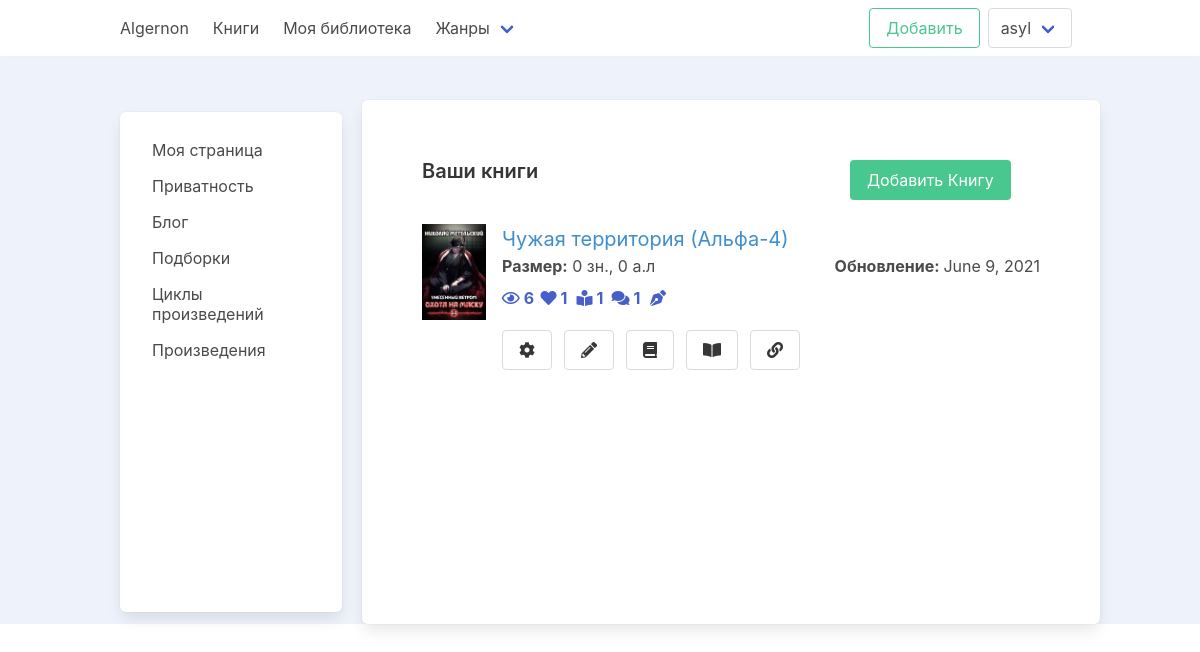
/u/works/ (signed in), run on the app's committed database.
### account/models.py (models this page shows, shortened)
class CustomUser(AbstractUser):
    USERNAME_FIELD = 'email'
    REQUIRED_FIELDS = ['username']
    email = models.EmailField(_('Email'), unique=True)
    DS = "Don't Show"
    MALE = "Male"
    FEMALE = "Female"
    GENDER_CHOICES = (
        (DS, _("Don't Show")),
        (MALE, _("Male")),
        (FEMALE, _("Female"))
    )
    ONLY_MONTH_AND_DAY = "Only month and day"
    SHOW = "Show"
    BIRTHDAY_CHOICES = (
        (DS, _("Don't Show")),
        (ONLY_MONTH_AND_DAY, _("Only month and day")),
        (SHOW, _("Show birthday"))
    )
    slug = models.SlugField(unique=True, null=True, blank=True)
    image = models.ImageField(upload_to='profile/%Y/%m-%d', default='images/no-image.png', blank=True)
    name = models.CharField(max_length=250, unique=True)
    status = models.CharField(max_length=250, null=True, blank=True)
    birthday = models.DateField(null=True, blank=True)
    birthday_visibility = models.CharField(max_length=40, choices=BIRTHDAY_CHOICES, default=DS)
    gender = models.CharField(max_length=50, choices=GENDER_CHOICES, default=DS)
    information = QuillField(max_length=1000, null=True, blank=True)
    def get_absolute_url(self):
        return reverse('account:profile', args=[self.slug])
    def get_account_lib_url(self):
        return reverse('account:library', args=[self.slug])

### books/models.py (models this page shows, shortened)
class Book(models.Model):
    BOOK_CHOICES = (
        ("A", _("All")),
        ("O", _("Only friends")),
        ("N", _("Nobody"))
    )
    STATUS_CHOICES = (
        ("F", _("Finished")),
        ("D", _("Draft")),
        ("N", _("Not finished"))
    )
    author = models.ForeignKey(
        settings.AUTH_USER_MODEL,
        on_delete=models.CASCADE,
        related_name="books",
        verbose_name=_("Author")
    )
    cover = models.ImageField(upload_to="images/%Y-%m-%d/", default='images/no-image.jpg')
    title = models.CharField(max_length=150, unique=True, verbose_name=_("Book Name"))
    type = models.ForeignKey(
        Type,
        on_delete=models.SET_NULL,
        null=True,
        related_name="books",
        verbose_name=_("Book Type")
    )
    genre = models.ForeignKey(
        Genre,
        on_delete=models.SET_NULL,
        null=True,
        blank=True,
        related_name="books",
        verbose_name=_("Genre of the book")
    )
    cycle = models.ForeignKey(
        Cycle,
        on_delete=models.PROTECT,
        null=True,
        blank=True,
        related_name="books",
        verbose_name=_("Book Cycle")
    )
    description = models.TextField(max_length=1000, null=True, blank=True)
    remark = models.TextField(max_length=1000, null=True, blank=True)
    status = models.CharField(max_length=2, choices=STATUS_CHOICES, default="N")
    is_introductory = models.BooleanField(default=False)
    is_eighteen_plus = models.BooleanField(default=False)
    is_published = models.BooleanField(default=False)
    can_comment = models.CharField(max_length=2, choices=BOOK_CHOICES, default="N")
    can_read = models.CharField(max_length=2, choices=BOOK_CHOICES, default="N")
    can_download = models.CharField(max_length=2, choices=BOOK_CHOICES, default="N")
    views = models.PositiveIntegerField(default=0)
    created_at = models.DateTimeField(auto_now_add=True)
    updated_at = models.DateTimeField(auto_now=True)
    class Meta:
        verbose_name = _("Book Info")
        verbose_name_plural = _("Books Info")
    def get_first_chapter(self):
        return reverse('reader:read_book', args=[self.id])
    def get_total_len(self):
        chapters = self.chapters.all()
        return sum([chapter.get_chapter_len() for chapter in chapters])
    def get_total_author_list_len(self):
        chapters = self.chapters.all()
        return round(sum([chapter.get_chapter_author_list_len() for chapter in chapters]), 2)
    def get_comment_count(self):
        return len([comment for comment in self.comments.all()])
    @property
    def get_likes_count(self):
        return Like.objects.filter(book=self).count()
    @property
    def get_views_count(self):
        return self.views
    @property
    def get_readers_count(self):
        return self.library_books.count()

### comments/models.py (models this page shows, shortened)
class Comment(models.Model):
    user = models.ForeignKey(
        settings.AUTH_USER_MODEL,
        on_delete=models.CASCADE,
        related_name='comments'
    )
    book = models.ForeignKey(
        Book,
        on_delete=models.CASCADE,
        related_name='comments'
    )
    parent = models.ForeignKey(
        'self',
        on_delete=models.CASCADE,
        null=True,
        blank=True,
        related_name='replies'
    )
    comment_text = models.CharField(max_length=500)
    created_at = models.DateTimeField(auto_now_add=True)

### authors/views.py (the view)
# urls.py: path('works/', views.AuthorsCreatedBookList.as_view(), name='author_books'),
class AuthorsCreatedBookList(LoginRequiredMixin, ListView):
    template_name = 'authors/created_books.html'
    model = Book
    context_object_name = 'books'
    def get_queryset(self, *args, **kwargs):
        author = self.request.user
        return Book.objects.filter(author=author)
    def get_context_data(self, *, object_list=None, **kwargs):
        context = super().get_context_data(**kwargs)
        context['author'] = self.request.user
        return context

### books/custom_context_processor.py (called while the page is built)
def genre_list(request):
    return {
        'genres': Genre.objects.all()
    }

### templates/authors/created_books.html (shortened to what this page needs)
{% extends 'profile_base.html' %}
{% load static %}
{% block content %}
    <section class="section">
        <div class="columns">
            <div class="column is-4"><h1 class="title is-5">Ваши книги</h1></div>
            <div class="column is-4 is-offset-4">
                <a href="{% url 'books:new_book' %}" class="button is-success">Добавить Книгу</a>
            </div>
        </div>
        <div class="columns">
            <div class="column">
                {% for book in books %}
                    <article class="media">
                        <figure class="media-left">
                            <p class="image is-64x64">
                                <a href="{% url 'books:update_book' book.id %}"><img src="{{ book.cover.url }}" alt=""></a>
                            </p>
                        </figure>
                        <div class="media-content">
                            <div class="content">
                                <a href="{% url 'books:update_book' book.id %}"
                                   class="is-size-5 has-text-info">{{ book.title }}</a>
                                <p><b>Размер:</b> {{ book.get_total_len }} зн., {{ book.get_total_author_list_len }} а.л
                                    <span class="is-pulled-right"><b>Обновление: </b>{{ book.updated_at.date }}</span>
                                </p>
                            </div>
                            <nav class="level is-mobile">
                                <div class="level-left">
                                    <a class="level-item ml-2">
                                        <span class="icon is-small">
                                            <i class="far fa-eye"></i>
                                            <strong class="ml-1">{{ book.get_views_count }}</strong>
                                        </span>
                                    </a>
                                    <a class="level-item ml-2">
                                    <span class="icon is-small">
                                        <i class="fas fa-heart"></i>
                                        <strong class="ml-1" id="like-count">{{ book.get_likes_count }}</strong>
                                    </span>
                                    </a>
                                    <a class="level-item ml-2">
                                        <span class="icon is-small">
                                            <i class="fas fa-book-reader"></i>
                                            <strong class="ml-1">{{ book.get_readers_count }}</strong>
                                        </span>
                                    </a>
                                    <a class="level-item ml-2">
                                        <span class="icon is-small">
                                            <i class="fas fa-comments"></i>
                                            <strong class="ml-1">{{ book.get_comment_count }}</strong>
                                        </span>
                                    </a>
                                    <a class="level-item ml-1">
                                        <span class="icon is-small">
                                            <i class="fas fa-pen-nib"></i>
                                        </span>
                                    </a>
                                </div>
                            </nav>
                            <div class="field is-grouped">
                                <div class="control">
                                    <a href="{% url 'books:update_book' book.id %}" class="button">
                                        <i class="fas fa-cog"></i>
                                    </a>
                                </div>
                                <div class="control">
                                    <a href="{% url 'books:update_book_content' book.id %}" class="button">
                                        <i class="fas fa-pencil-alt"></i>
                                    </a>
                                </div>
                                <div class="control">
                                    <a href="{% url 'books:detail' book.id %}" class="button">
                                        <i class="fas fa-book"></i>
                                    </a>
                                </div>
                                <div class="control">
                                    <a href="{{ book.get_first_chapter }}" class="button">
                                        <i class="fas fa-book-open"></i>
                                    </a>
                                </div>
                                <div class="control">
                                    <a href="{% url 'books:update_book_content' book.id %}" class="button">
                                        <i class="fas fa-link"></i>
                                    </a>
                                </div>
                            </div>
                        </div>
                    </article>
                {% endfor %}
            </div>
        </div>
    </section>
{% endblock content %}

### templates/includes/_header.html (shortened to what this page needs)
<header class="box">
    <nav class="navbar  is-fixed-top" role="navigation" aria-label="main navigation">
        <div class="container">
            <div class="navbar-brand">
                <a class="navbar-item" href="/">
                    Algernon
                </a>
            </div>
            <div id="navbarBasicExample" class="navbar-menu">
                <div class="navbar-start">
                    <a class="navbar-item" href="{% url 'books:books' %}">
                        Книги
                    </a>
                    <a class="navbar-item" href="{{ request.user.get_account_lib_url }}">
                        Моя библиотека
                    </a>
                    <div class="navbar-item has-dropdown is-hoverable">
                        <a class="navbar-link">
                            Жанры
                        </a>
                    </div>
                </div>
                <div class="navbar-end">
                    <div class="navbar-item">
                        <div class="buttons">
                            <a href="{% url 'books:new_book' %}" class="button is-success is-outlined">Добавить</a>
                            {% if request.user.is_authenticated %}
                                <div class="navbar-item has-dropdown is-hoverable">
                                <a class="navbar-link button">
                                    {{ request.user.name }}
                                </a>
                            {% endif %}
                            </div>
                        </div>
                    </div>
                </div>
            </div>
        </div>
    </nav>
</header>

### static/css/base.css (style rules this page uses)
body { background-color: #eef3fb; }
:root { --green: #47cf73; --green-light: #d3ffe1; --green-dark: #248c46; --yellow: #ffdd40; --yellow-light: #f9e9a2; --yellow-dark: #d9b200; --purple: #ae63e4; --purple-light: #be9fe4; --purple-dark: #754cac; --red: #ff3c41; --red-very-light: #ffcfcb; --red-light: #f19994; --red-dark: #a00808; --blue: #0ebeff; --blue-light: #76daff; --blue-dark: #3d88c3; --gray: #9b9dad; --gray-light-6: #f1f1f3; --gray-light-5: #e3e4e8; --gray-light-4: #d5d7de; --gray-light-3: #c7c9d3; --gray-light-2: #b7bbc8; --gray-light-1: #aaaebc; --gray-dark-1: #868ca0; --gray-dark-2: #717790; --gray-dark-3: #5a5f73; --gray-dark-4: #444857; --gray-dark-5: #2c303a; --gray-dark-6: #1e1f26; --gray-dark-7: #131417; --gray-dark-8: #0a0a0c; --gray-dark-9: #010101; }

### data on the page
CustomUser: user.name "asyl"
Book: cover (picture), title "Чужая территория (Альфа-4)", get_total_len "0", get_total_author_list_len "0", updated_at "June 9, 2021", get_views_count "6", get_likes_count "1", get_readers_count "1", get_comment_count "1"
